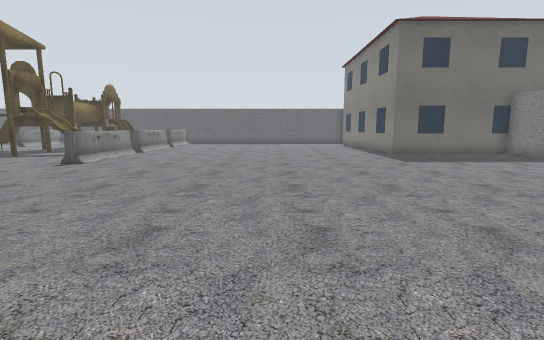
View 1 (above)

22 first-person views from a walk through a Gazebo world. The camera is 1.2 m above the floor, tilts 8° down and sees 85° across. The lines on the ground mark 1 m squares. The floor is counted in squares, 1 m on a side. Each view is taken from the middle of a square. On the plan, view 1 faces up. The plan holds only what a view shows up to about 13 squares ahead; the rest is blank. The place goes on beyond the plan. Some stock models are drawn as simple stand-ins. Some surface patterns are stand-ins.

View 2
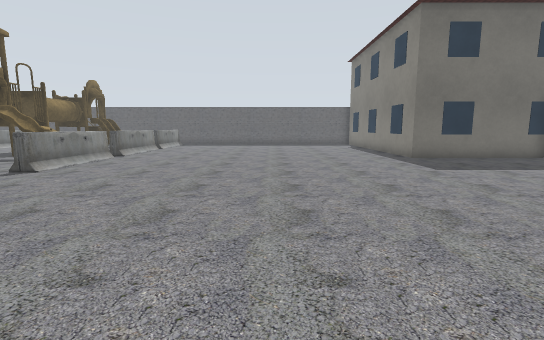

View 3
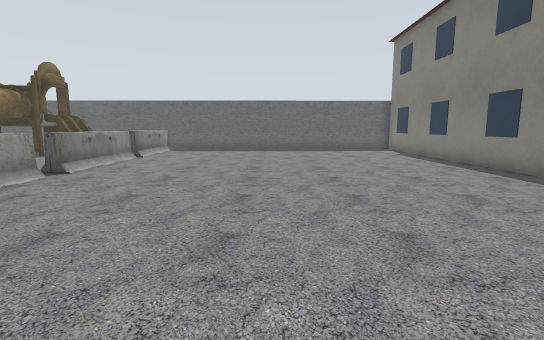

View 4
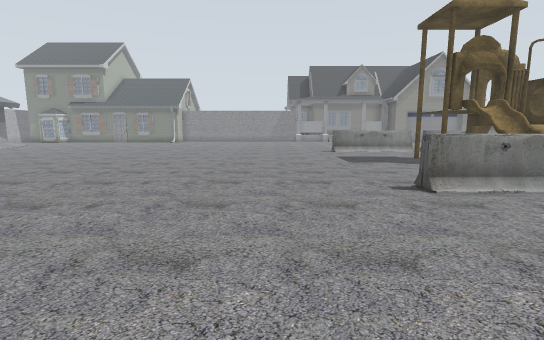

View 5
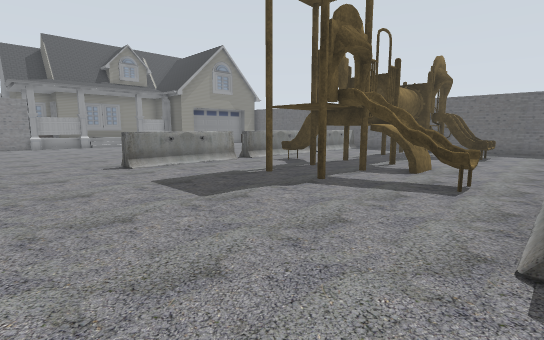

View 6
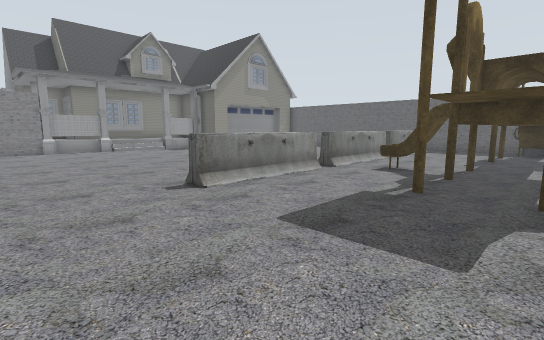

View 7
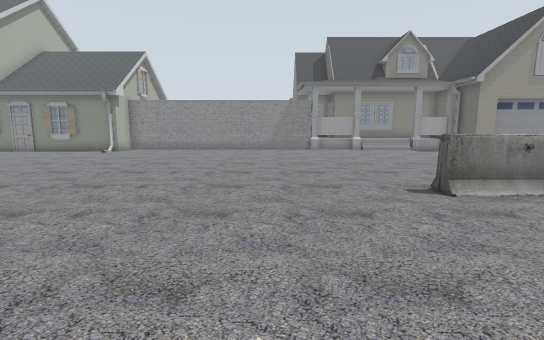

View 8
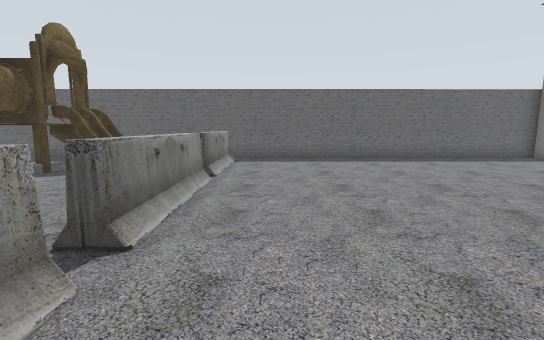

View 9
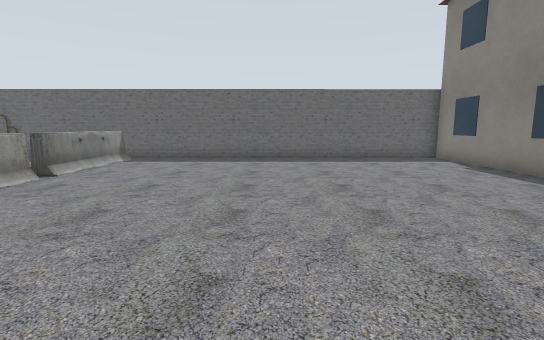

View 10
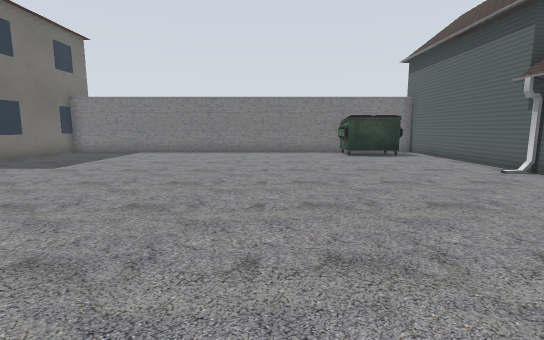

View 11
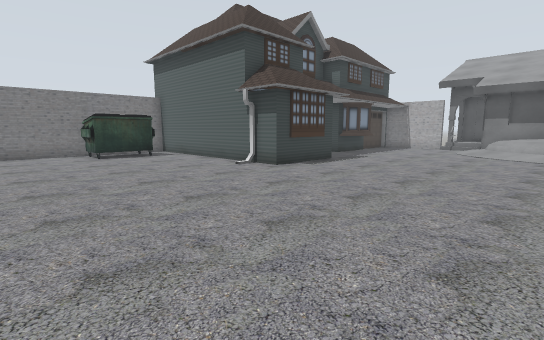

View 12
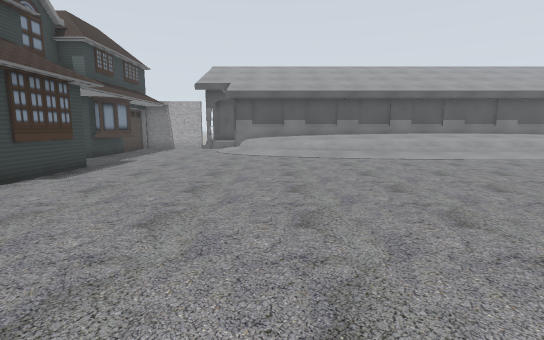

View 13
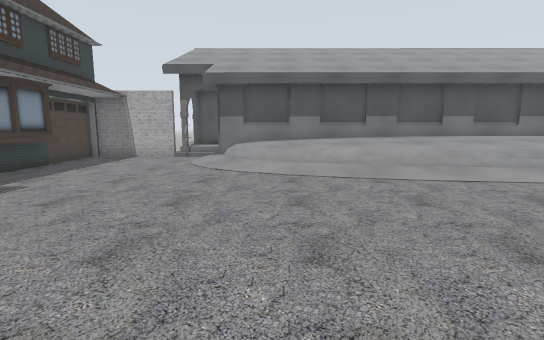

View 14
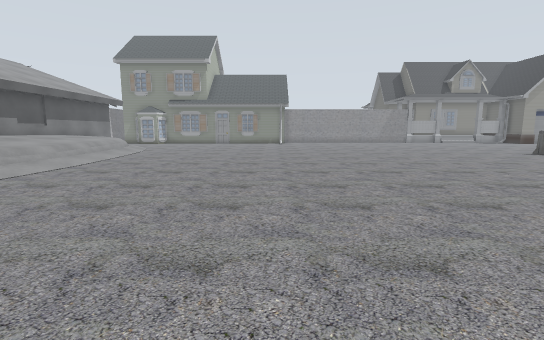

View 15
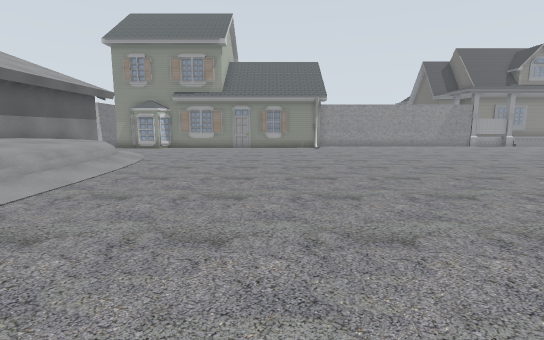

View 16
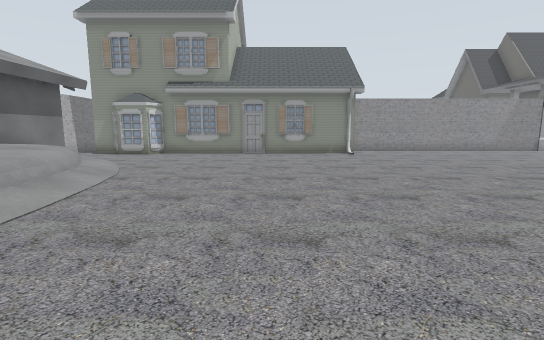

View 17
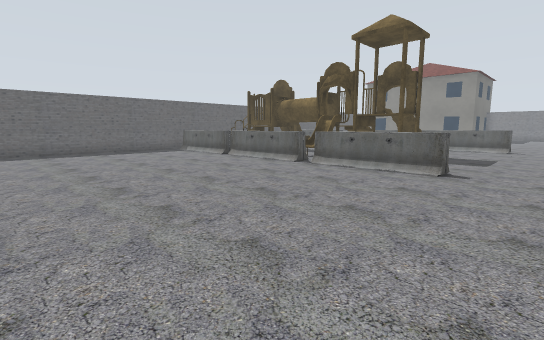

View 18
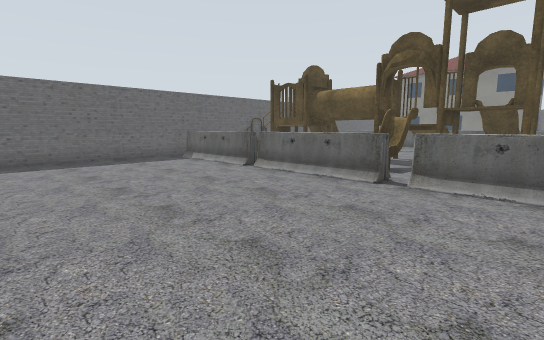

View 19
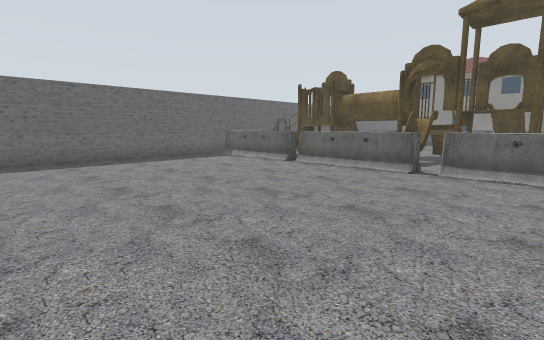

View 20
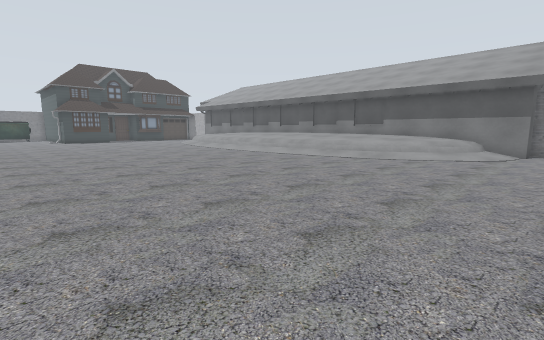

View 21
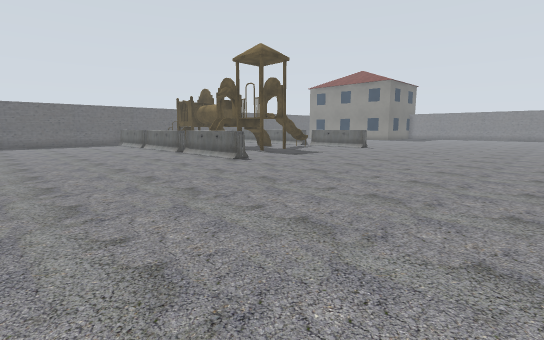

View 22
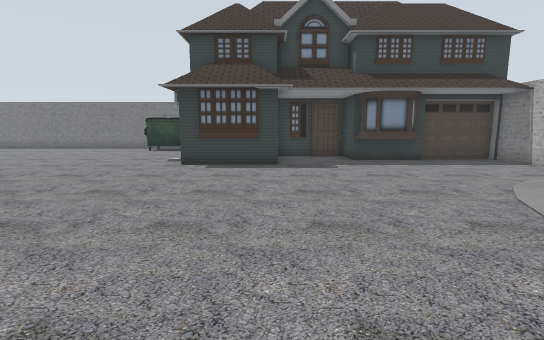

### Floor plan
Key: @ floor where view 1 was taken; # wall or solid block; x gap in a wall; . main floor; : floor 0.25 m higher than the main floor; / step, stairs or slope; = window, fence, low wall or low ledge; P playground; B barrier; U building; M dumpster; H house.
Columns run from 25 left of view 1 to 9 right of it. Each row starts with its distance up from view 1.
 24  ############P##################
 23 ........B   .P  ..B............U
 22 ........B  .PPPP..B............U
 21 ........B ..PPPPP.B............U
 20 ........BB..PPP...B............U
 19 ........BB..PP....B............U
 18 ........BB..PP....B............U
 17 ........BB..PPP...B............U
 16 ........BBPPPPPP..B............U
 15 ........BB..PPPP..B............U
 14 ........BB..PPPPP.B............UUUU
 13 ........BB..PPP...B................
 12 ........BB........B................
 11 ........BB........B................
 10 ........B.........B................
  9 ...................................
  8 ...................................
  7  ..................................
  6 ...................................
  5 ...................................
  4 ...................................
  3 ...................................
  2 ...................................
  1 ..................................M
  0 .........................@........M
 -1 ..................................M
 -2 ...................................
 -3 ............................HHHHHHH
 -4 ............................H  H
 -5 ............................H  H
 -6 ............................HHHH
 -7 ...............................H
 -8 ...............................H
 -9 .......///======///..........HHH
-10 ....//===============//......H H
-11 .../========= =========/.....H H
-12 ...========= ===========:.....HH
-13 ..#####################=:.....HH
-14  #                      #.....H
-15  #                      #=x####

Where each view was taken, in squares from view 1:
view 1: 0 up, 0 right, facing up
view 2: 2 up, 0 right, facing up
view 3: 7 up, 1 left, facing up
view 4: 7 up, 1 left, facing left
view 5: 7 up, 7 left, facing up-left
view 6: 7 up, 11 left, facing up-left
view 7: 7 up, 11 left, facing left
view 8: 12 up, 5 left, facing up
view 9: 12 up, 1 left, facing up
view 10: 4 up, 4 left, facing right
view 11: 4 up, 4 left, facing down-right
view 12: 3 up, 3 left, facing down
view 13: 2 down, 3 left, facing down
view 14: 2 down, 3 left, facing left
view 15: 4 down, 8 left, facing left
view 16: 5 down, 12 left, facing left
view 17: 8 up, 25 left, facing up-right
view 18: 12 up, 23 left, facing up-right
view 19: 12 up, 25 left, facing up-right
view 20: 2 up, 25 left, facing down-right
view 21: 1 up, 24 left, facing up-right
view 22: 6 down, 7 left, facing right
